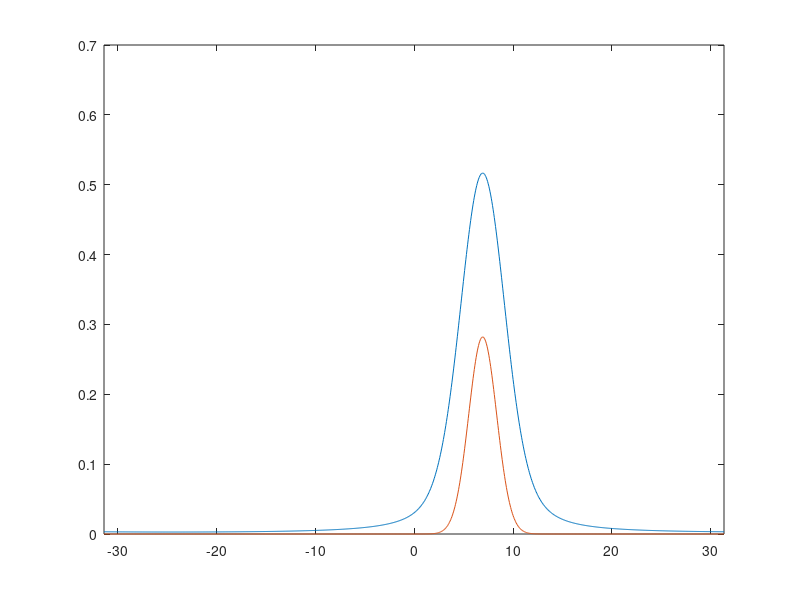

Reproduce this figure in MATLAB.
% ===================================
% HOMEWORK 3B IN COMP.PHYS. - TASK 1
% ===================================
% By Victor Nilsson, Simon Nilsson
% 2015
%
% Length scale: 1 Å
% Time scale:   1 fs = 1e-15 s
% Energy scale: 1 eV

clear all, clc, close all

% ------ SIMULATION PARAMETERS ---------
hbar        = 1.054/1.602; % JS -> f eV s
d           = 0.5;
m           = 1.66/1.6*1e2;
p_0         = sqrt(0.1*2*m);
x_0         = 0;
dx          = 0.1;
n_points    = 1024;
dp          = 2*pi/(n_points*dx);


% ----------- VARIABLES ------------
% space samples
x = x_0+dx*(0:n_points-1);
% and the corresponding samples in momentum space
p = ((0:n_points-1)-n_points/2)*dp;
% ---- Functions handles ----
Gaussian_Wave_Packet = @(x)1/(pi*d^2)^(1/4)*exp(-(x-x_0).^2/(2*d^2)).*exp(1i*p_0*(x-x_0)/hbar);
% Fourier transform obtained via Mathematica
Gaussian_Packet_Fourier = @(p)(exp(1i*p*x_0 - (d^2*(p_0 - p*hbar).^2)./(2*hbar^2))/((d^(-2))^(1/4)*pi^(1/4)));
% ---------------------------------

% Sample-discretize the wave packet function
wave_packet = Gaussian_Wave_Packet(x)*dx;
fourier_prob = abs(Gaussian_Packet_Fourier(p));

temp = fftshift(fft(wave_packet));
plot(p,abs(temp).^2)
hold on
plot(p,fourier_prob.^2)
xlim([min(p) max(p)])